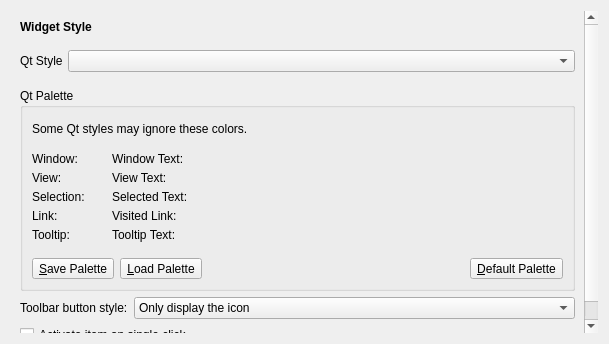
<?xml version="1.0" encoding="UTF-8"?>
<ui version="4.0">
 <class>StyleConfig</class>
 <widget class="QWidget" name="StyleConfig">
  <property name="geometry">
   <rect>
    <x>0</x>
    <y>0</y>
    <width>609</width>
    <height>344</height>
   </rect>
  </property>
  <layout class="QVBoxLayout" name="verticalLayout">
   <item>
    <widget class="QScrollArea" name="scrollArea">
     <property name="frameShape">
      <enum>QFrame::NoFrame</enum>
     </property>
     <property name="widgetResizable">
      <bool>true</bool>
     </property>
     <widget class="QWidget" name="scrollAreaWidgetContents">
      <layout class="QFormLayout" name="formLayout">
       <item row="0" column="0">
        <widget class="QLabel" name="label">
         <property name="font">
          <font>
           <weight>75</weight>
           <bold>true</bold>
          </font>
         </property>
         <property name="text">
          <string>Widget Style</string>
         </property>
        </widget>
       </item>
       <item row="1" column="0" colspan="2">
        <layout class="QFormLayout" name="formLayout_3">
         <property name="horizontalSpacing">
          <number>5</number>
         </property>
         <property name="topMargin">
          <number>10</number>
         </property>
         <property name="bottomMargin">
          <number>10</number>
         </property>
         <item row="0" column="0">
          <widget class="QLabel" name="label_5">
           <property name="text">
            <string>Qt Style</string>
           </property>
          </widget>
         </item>
         <item row="0" column="1">
          <widget class="QComboBox" name="qtComboBox"/>
         </item>
        </layout>
       </item>
       <item row="2" column="0" colspan="2">
        <widget class="QGroupBox" name="paletteGroupBox">
         <property name="title">
          <string>Qt Palette</string>
         </property>
         <layout class="QVBoxLayout" name="verticalLayout_2">
          <item>
           <layout class="QHBoxLayout" name="horizontalLayout">
            <property name="topMargin">
             <number>5</number>
            </property>
            <property name="bottomMargin">
             <number>10</number>
            </property>
            <item>
             <widget class="QLabel" name="label_9">
              <property name="text">
               <string>Some Qt styles may ignore these colors.</string>
              </property>
              <property name="wordWrap">
               <bool>true</bool>
              </property>
             </widget>
            </item>
           </layout>
          </item>
          <item>
           <layout class="QHBoxLayout" name="horizontalLayout_3">
            <property name="spacing">
             <number>10</number>
            </property>
            <item>
             <layout class="QFormLayout" name="formLayout_4">
              <property name="formAlignment">
               <set>Qt::AlignLeading|Qt::AlignLeft|Qt::AlignVCenter</set>
              </property>
              <property name="verticalSpacing">
               <number>5</number>
              </property>
              <item row="0" column="0">
               <widget class="QLabel" name="label_6">
                <property name="text">
                 <string>Window:</string>
                </property>
               </widget>
              </item>
              <item row="0" column="1">
               <widget class="ColorLabel" name="winColorLabel"/>
              </item>
              <item row="1" column="0">
               <widget class="QLabel" name="label_7">
                <property name="text">
                 <string>View:</string>
                </property>
               </widget>
              </item>
              <item row="1" column="1">
               <widget class="ColorLabel" name="baseColorLabel"/>
              </item>
              <item row="2" column="0">
               <widget class="QLabel" name="label_8">
                <property name="text">
                 <string>Selection:</string>
                </property>
               </widget>
              </item>
              <item row="2" column="1">
               <widget class="ColorLabel" name="highlightColorLabel"/>
              </item>
              <item row="3" column="0">
               <widget class="QLabel" name="label_13">
                <property name="text">
                 <string>Link:</string>
                </property>
               </widget>
              </item>
              <item row="3" column="1">
               <widget class="ColorLabel" name="linkColorLabel"/>
              </item>
              <item row="4" column="0">
               <widget class="QLabel" name="label_3">
                <property name="text">
                 <string>Tooltip:</string>
                </property>
               </widget>
              </item>
              <item row="4" column="1">
               <widget class="ColorLabel" name="tooltipColorLabel">
                <property name="text">
                 <string/>
                </property>
               </widget>
              </item>
             </layout>
            </item>
            <item>
             <layout class="QFormLayout" name="formLayout_5">
              <property name="formAlignment">
               <set>Qt::AlignLeading|Qt::AlignLeft|Qt::AlignVCenter</set>
              </property>
              <property name="verticalSpacing">
               <number>5</number>
              </property>
              <item row="0" column="0">
               <widget class="QLabel" name="label_10">
                <property name="text">
                 <string>Window Text:</string>
                </property>
               </widget>
              </item>
              <item row="0" column="1">
               <widget class="ColorLabel" name="windowTextColorLabel"/>
              </item>
              <item row="1" column="0">
               <widget class="QLabel" name="label_11">
                <property name="text">
                 <string>View Text:</string>
                </property>
               </widget>
              </item>
              <item row="1" column="1">
               <widget class="ColorLabel" name="viewTextColorLabel"/>
              </item>
              <item row="2" column="0">
               <widget class="QLabel" name="label_12">
                <property name="text">
                 <string>Selected Text:</string>
                </property>
               </widget>
              </item>
              <item row="2" column="1">
               <widget class="ColorLabel" name="highlightedTextColorLabel"/>
              </item>
              <item row="3" column="0">
               <widget class="QLabel" name="label_14">
                <property name="text">
                 <string>Visited Link:</string>
                </property>
               </widget>
              </item>
              <item row="3" column="1">
               <widget class="ColorLabel" name="linkVisitedColorLabel"/>
              </item>
              <item row="4" column="0">
               <widget class="QLabel" name="label_4">
                <property name="text">
                 <string>Tooltip Text:</string>
                </property>
               </widget>
              </item>
              <item row="4" column="1">
               <widget class="ColorLabel" name="tooltipTextColorLabel">
                <property name="text">
                 <string/>
                </property>
               </widget>
              </item>
             </layout>
            </item>
            <item>
             <spacer name="horizontalSpacer">
              <property name="orientation">
               <enum>Qt::Horizontal</enum>
              </property>
              <property name="sizeHint" stdset="0">
               <size>
                <width>5</width>
                <height>5</height>
               </size>
              </property>
             </spacer>
            </item>
           </layout>
          </item>
          <item>
           <layout class="QHBoxLayout" name="horizontalLayout_2">
            <property name="topMargin">
             <number>10</number>
            </property>
            <item>
             <widget class="QToolButton" name="savePaletteBtn">
              <property name="text">
               <string>&amp;Save Palette</string>
              </property>
             </widget>
            </item>
            <item>
             <widget class="QToolButton" name="loadPaletteBtn">
              <property name="text">
               <string>&amp;Load Palette</string>
              </property>
             </widget>
            </item>
            <item>
             <spacer name="horizontalSpacer_2">
              <property name="orientation">
               <enum>Qt::Horizontal</enum>
              </property>
              <property name="sizeHint" stdset="0">
               <size>
                <width>5</width>
                <height>5</height>
               </size>
              </property>
             </spacer>
            </item>
            <item>
             <widget class="QToolButton" name="defaultPaletteBtn">
              <property name="text">
               <string>&amp;Default Palette</string>
              </property>
              <property name="toolButtonStyle">
               <enum>Qt::ToolButtonTextOnly</enum>
              </property>
             </widget>
            </item>
           </layout>
          </item>
         </layout>
        </widget>
       </item>
       <item row="3" column="0">
        <widget class="QLabel" name="label_2">
         <property name="text">
          <string>Toolbar button style:</string>
         </property>
        </widget>
       </item>
       <item row="3" column="1">
        <widget class="QComboBox" name="toolButtonStyle">
         <item>
          <property name="text">
           <string>Only display the icon</string>
          </property>
         </item>
         <item>
          <property name="text">
           <string>Only display the text</string>
          </property>
         </item>
         <item>
          <property name="text">
           <string>The text appears beside the icon</string>
          </property>
         </item>
         <item>
          <property name="text">
           <string>The text appears under the icon</string>
          </property>
         </item>
         <item>
          <property name="text">
           <string>Default</string>
          </property>
         </item>
        </widget>
       </item>
       <item row="4" column="0" colspan="2">
        <widget class="QCheckBox" name="singleClickActivate">
         <property name="text">
          <string>Activate item on single click</string>
         </property>
        </widget>
       </item>
      </layout>
     </widget>
    </widget>
   </item>
  </layout>
 </widget>
 <customwidgets>
  <customwidget>
   <class>ColorLabel</class>
   <extends>QLabel</extends>
   <header>colorLabel.h</header>
  </customwidget>
 </customwidgets>
 <resources/>
 <connections/>
</ui>
